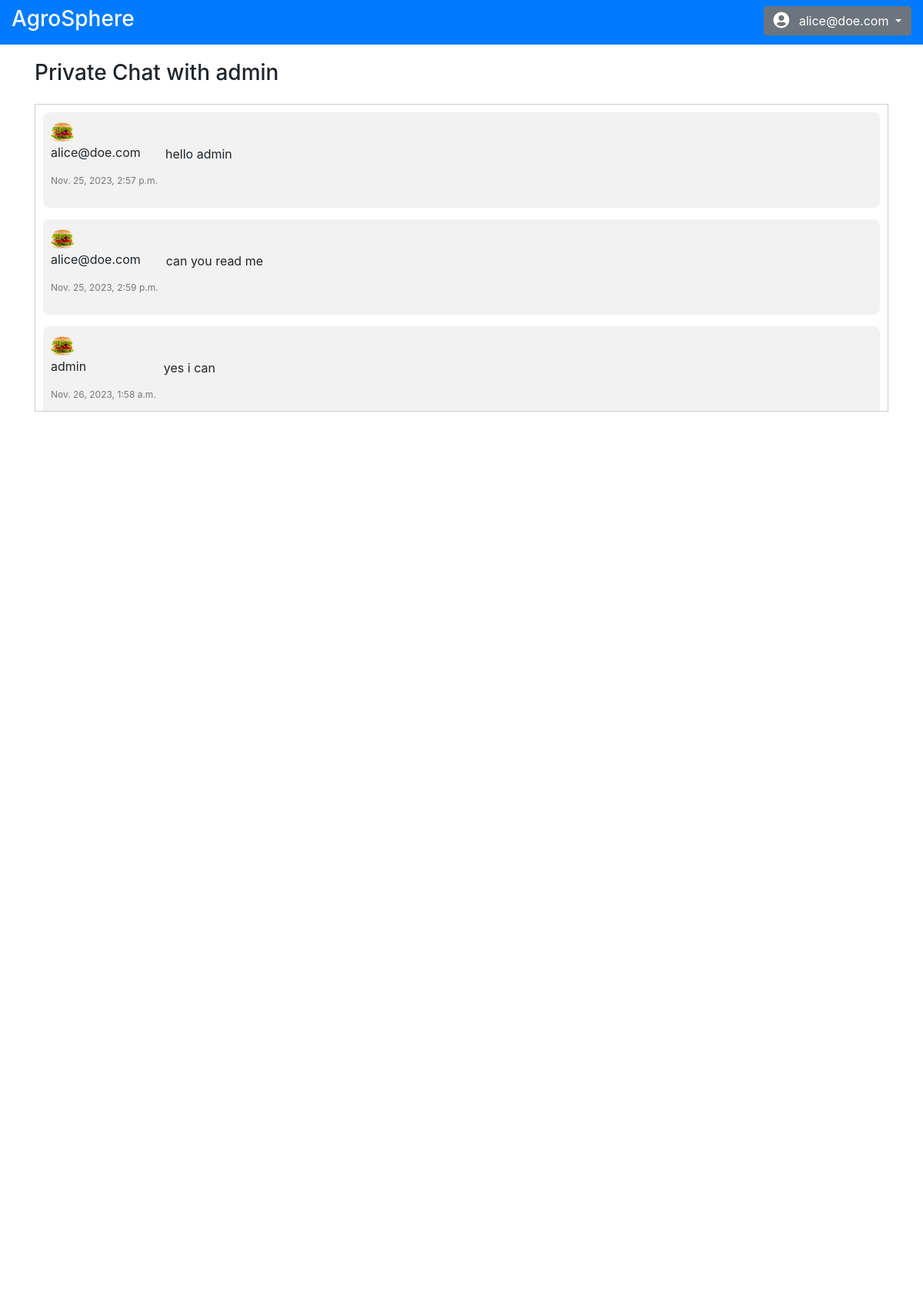
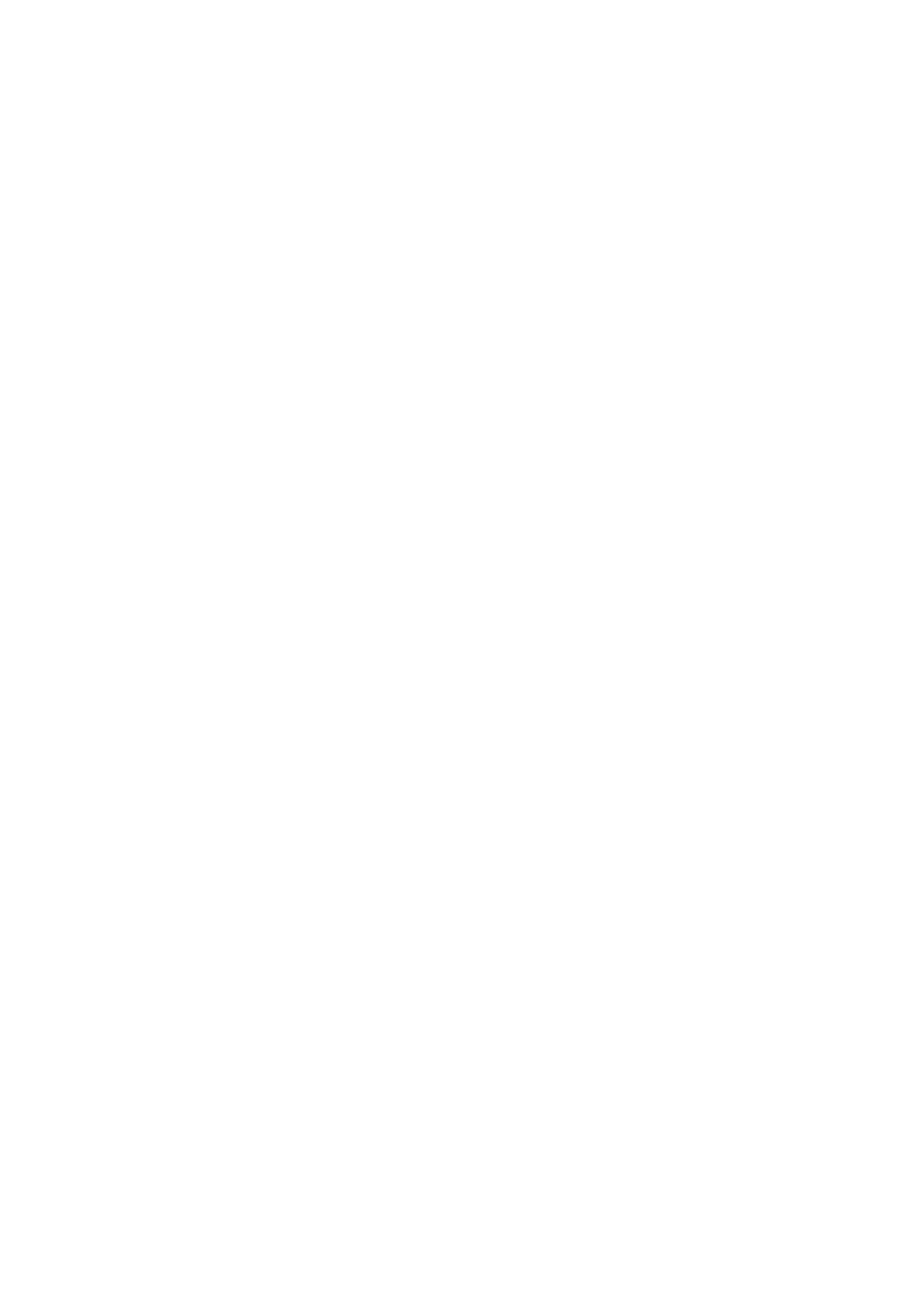
/chat/private/1/ (signed in, upper part), run on the app's committed database (2 pictures, top to bottom).
### chat/models.py (models this page shows, shortened)
class Message(models.Model):
    group = models.ForeignKey(Group, on_delete=models.CASCADE, related_name='messages', null=True, blank=True)
    sender = models.ForeignKey(User, related_name='sent_messages', on_delete=models.CASCADE)
    recipient = models.ForeignKey(User, related_name='received_messages', on_delete=models.CASCADE, null=True, blank=True)
    content = models.TextField()
    image = models.ImageField(upload_to='chat_images/', null=True, blank=True)
    timestamp = models.DateTimeField(auto_now_add=True)

### chat/views.py (the view)
# urls.py: path('private/<int:recipient_id>/', views.private_chat, name='private_chat'),
@login_required
def private_chat(request, recipient_id):
    recipient = get_object_or_404(User, id=recipient_id)
    messages = Message.objects.filter(
        (Q(sender=request.user) & Q(recipient=recipient)) |
        (Q(sender=recipient) & Q(recipient=request.user))
    ).order_by('timestamp')
    return render(request, 'chat/private_chat.html', {'recipient': recipient, 'messages': messages})

### templates/chat/private_chat.html (shortened to what this page needs)
{% extends 'base.html' %}
{% load static %}
{% block extra_css %}
  <link rel="stylesheet" href="{% static 'chat/chat.css' %}">
{% endblock %}
{% block content %}
<div class="container mt-1">
    <h3 class="mb-4">Private Chat with {{ recipient.username }}</h3>
    <div id="chat-container">
        {% for message in messages %}
            <div class="message">
                <div class="profile-details">
                    <div class="profile-image">
                        {% if message.sender.profile.picture %}
                            <img src="{{ message.sender.user.picture.url }}" alt="Profile Image">
                        {% else %}
                            <img src="{% static 'chat/default_profile_image.png' %}" alt="Default Profile Image">
                        {% endif %}
                    </div>
                    <div class="user-details">
                        <p>{{ message.sender.username }}</p>
                        <p class="timestamp">{{ message.timestamp }}</p>
                    </div>
                </div>
                <div class="message-content">
                    {% if message.content %}
                        <p>{{ message.content }}</p>
                    {% endif %}
                </div>
            </div>
        {% endfor %}
    </div>
</div>
{% endblock %}

### templates/base.html (shortened to what this page needs)
<!DOCTYPE html>
{% load static %}
<html lang="en">
<head>
    <link rel="stylesheet" href="https://cdn.jsdelivr.net/npm/bootstrap@4.6.2/dist/css/bootstrap.min.css">
    <link rel="stylesheet" href="https://cdnjs.cloudflare.com/ajax/libs/font-awesome/5.15.1/css/all.min.css">
    {% block extra_css %}{% endblock %}
</head>
<body>
<div class="container-fluid">
    <div class="row bg-primary text-white py-2">
        <div class="col-md-6">
            <h3>{% block page_title %}AgroSphere{% endblock %}</h3>
        </div>
        <div class="col-md-6 text-right">
            {% if user.is_authenticated %}
                <div class="btn-group">
                    <button class="btn btn-secondary dropdown-toggle" type="button" id="profileDropdown" data-toggle="dropdown" aria-haspopup="true" aria-expanded="false">
                        <i class="fas fa-user-circle fa-lg mr-2"></i> {{ user.username }}
                    </button>
                </div>
            {% else %}
                <a class="btn btn-secondary" href="{% url 'login' %}">Login</a>
                <a class="btn btn-secondary ml-2" href="{% url 'signup' %}">Signup</a>
            {% endif %}
        </div>
    </div>
    <div class="row mt-3">
        <div class="col-md-12">
            {% block content %}{% endblock %}
        </div>
    </div><br><br>
</div>
</body>
</html>

### static/chat/chat.css (style rules this page uses)
#chat-container { max-height: 400px; overflow-y: auto; border: 1px solid #ccc; padding: 10px; }
.message { margin-bottom: 15px; padding: 10px; background-color: #f2f2f2; border-radius: 8px; display: flex; justify-content: flex-start; align-items: center; }
.profile-details { display: flex; flex-direction: column; align-items: flex-start; margin-right: 10px; }
.profile-image { width: 30px; height: 30px; border-radius: 50%; }
.profile-image img { width: 100%; }
.user-details { text-align: left; }
.timestamp { font-size: 12px; color: #777; }
.message-content { text-align: right; }

### data on the page
Message: sender.username "alice@doe.com", timestamp "Nov. 25, 2023, 2:57 p.m.", content "hello admin"
Message: sender.username "alice@doe.com", timestamp "Nov. 25, 2023, 2:59 p.m.", content "can you read me"
Message: sender.username "admin", timestamp "Nov. 26, 2023, 1:58 a.m.", content "yes i can"

### other printed values
{{ user.username }} "alice@doe.com"
{{ recipient.username }} "admin"
